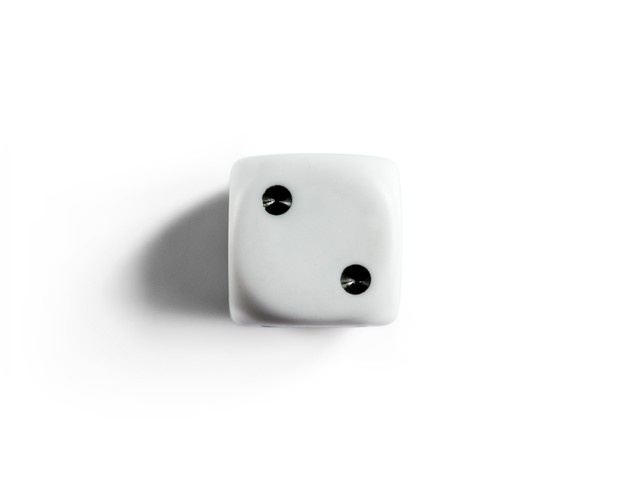
#> input picture testCode/dices/img/0.jpg, 626 x 478 px, found by its file name
$ python dices.py
#> lines starting #> are read from the running program, lines starting #| are printed output that depends on the picture; after the words box and inside, x2 and y2 are one past the last pixel; in counts of white or black regions, pixels touching at a corner belong together; long printed decimals are rounded

import cv2
import numpy as np
import matplotlib.pyplot as plt

img = cv2.imread('img/0.jpg')
#> img is the input picture: shape (478, 626, 3); mean B, G, R 243.9, 244, 243.8

rgb_img = cv2.cvtColor(img, cv2.COLOR_BGR2RGB)
plt.imshow(rgb_img)
plt.show()

gray_img = cv2.cvtColor(img, cv2.COLOR_BGR2GRAY)
plt.imshow(gray_img, cmap='gray')

# [4 lines of commented-out code are left out]

detected_edges = cv2.Canny(gray_img,9, 150, 3)
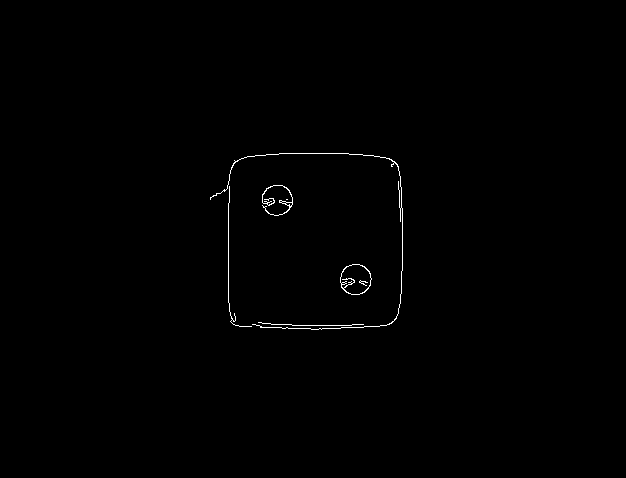
#> detected_edges: shape (478, 626); 0.4% white in thin lines or dots, all inside (x1, y1, x2, y2) = (210, 153, 403, 330)

kernel = cv2.getStructuringElement(cv2.MORPH_RECT, (9,9))

#dil = cv2.dilate(detected_edges,kernel,iterations = 1)
close = cv2.morphologyEx(detected_edges, cv2.MORPH_CLOSE, kernel, iterations=2)
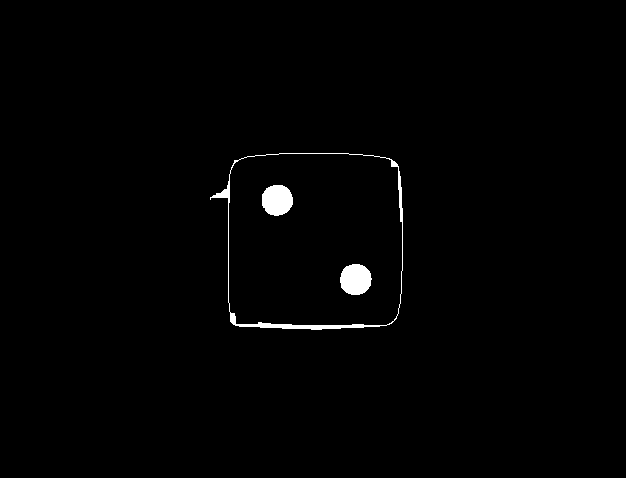
#> close: shape (478, 626); 0.98% white; 3 white regions

#close = cv2.morphologyEx(close, cv2.MORPH_OPEN, kernel)

#ret, close = cv2.threshold(close, 20, 255, cv2.THRESH_BINARY)

circles = cv2.HoughCircles(close,cv2.HOUGH_GRADIENT,1.1,20,param1=50,param2=30,minRadius=5,maxRadius=55)
#> circles = [[355.9, 278.9, 15.67], [275.6, 198.6, 15.89]]
print(circles)
#| [[[355.85     278.85      15.67    ]
#|   [275.550  198.55      15.890]]]

plt.imshow(close, cmap='gray')

circles=circles[0,:]
print(circles)
#| [[355.85     278.85      15.67    ]
#|  [275.550  198.55      15.890]]

for i in circles:
    # draw the outer circle
    cv2.circle(rgb_img,(int(i[0]),int(i[1])),int(i[2]),(0,255,0),2)
    # draw the center of the circle
    cv2.circle(rgb_img,(int(i[0]),int(i[1])),2,(0,0,255),3)
#> this loop made 2 passes
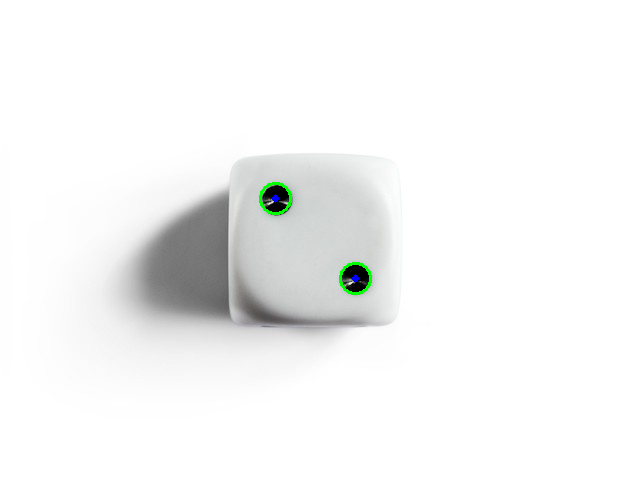
#> rgb_img: shape (478, 626, 3); mean R, G, B 243.6, 244.3, 243.8

print(len(circles))
#| 2
plt.imshow(rgb_img)
plt.show()
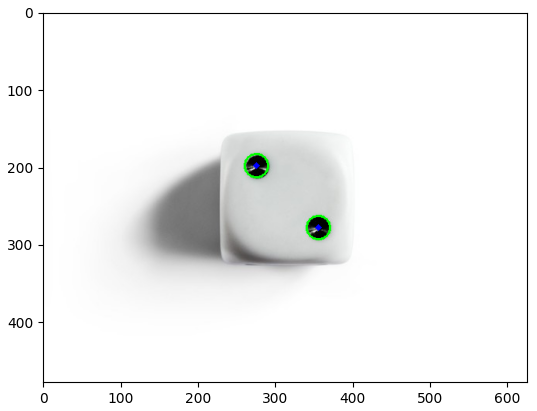
#> figure drawn by matplotlib, 1 panel

contours, hierarchy = cv2.findContours(close, cv2.RETR_EXTERNAL, cv2.CHAIN_APPROX_SIMPLE)
#> contours = 1 contour; box (x1, y1, x2, y2) and area: (210, 153, 403, 330) 29584

print(len(contours))
#| 1
print((hierarchy[0]))
#| [[-1 -1 -1 -1]]

x0, y0, w0, h0= cv2.boundingRect(contours[0])
#> x0 = 210; y0 = 153; w0 = 193; h0 = 177
cv2.rectangle(rgb_img, (x0,y0),(x0+w0,y0+h0), (0,255,0),5)
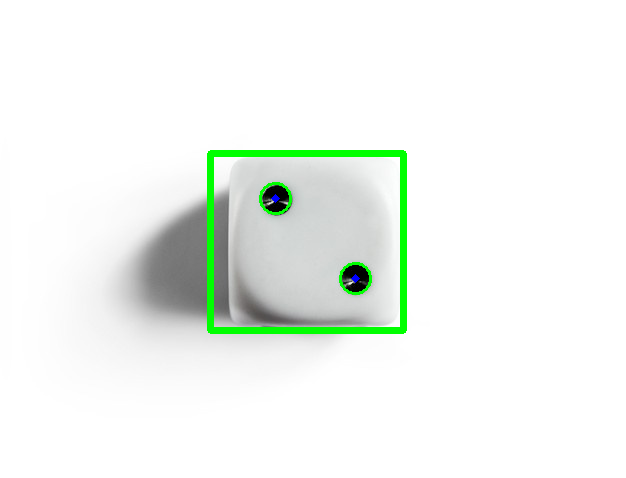
#> rgb_img: shape (478, 626, 3); 1.72% of pixels changed, all inside (x1, y1, x2, y2) = (207, 150, 407, 334)

plt.imshow(rgb_img)

dice0 = close[y0:y0+h0, x0:x0+w0]
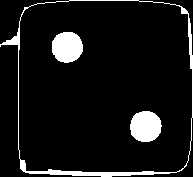
#> dice0: shape (177, 193); 8.5% white; 3 white regions, box (x1, y1, x2, y2) and area: (0, 0, 193, 177) 1361, (130, 111, 162, 142) 786, (52, 32, 83, 63) 771

plt.imshow(dice0, cmap='gray')
plt.show()


circles0 = cv2.HoughCircles(dice0,cv2.HOUGH_GRADIENT,1.3,20,param1=50,param2=30,minRadius=5,maxRadius=55)
#> circles0 = [[144.9, 126.7, 16.44], [66.95, 46.15, 15.01]]
print(len(circles0[0]))
#| 2

cv2.putText(rgb_img, f'score: {len(circles0[0])}', (x0, y0), cv2.FONT_HERSHEY_SIMPLEX, 1, (0,0,255), 2)
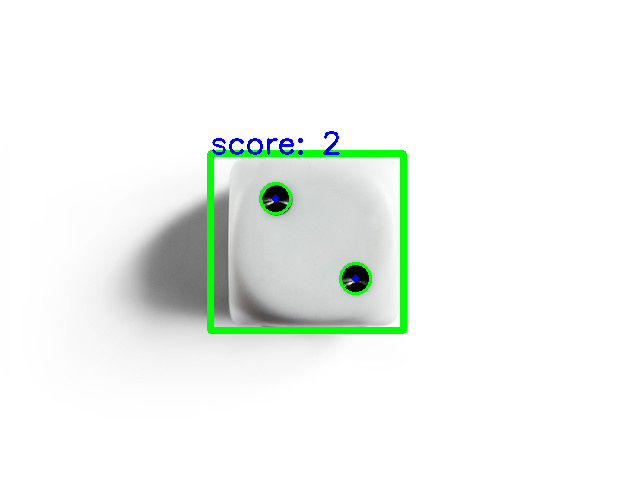
#> rgb_img: shape (478, 626, 3); 0.26% of pixels changed, all inside (x1, y1, x2, y2) = (212, 131, 340, 155)
plt.imshow(rgb_img)
plt.show()

$ run again, with testCode/dices/img/2.jpg copied over testCode/dices/img/0.jpg
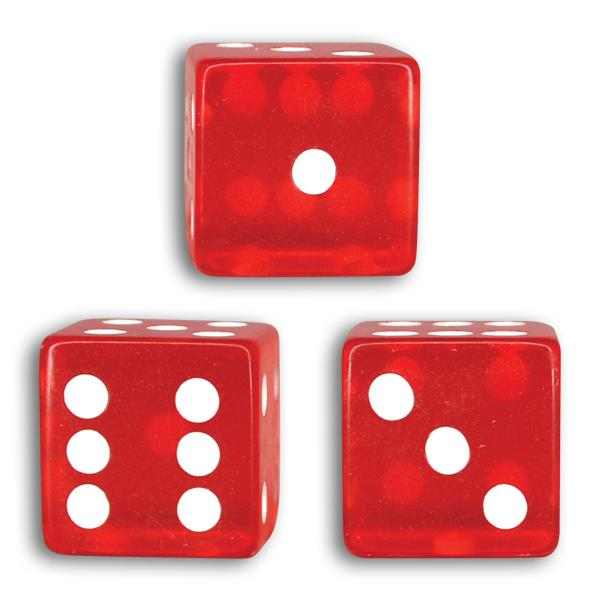
#> input picture testCode/dices/img/2.jpg, 600 x 600 px, found by its file name
#> img is the input picture: shape (600, 600, 3); mean B, G, R 167.5, 166.7, 230.6
#> `detected_edges = cv2.Canny(gray_img,9, 150, 3)`:
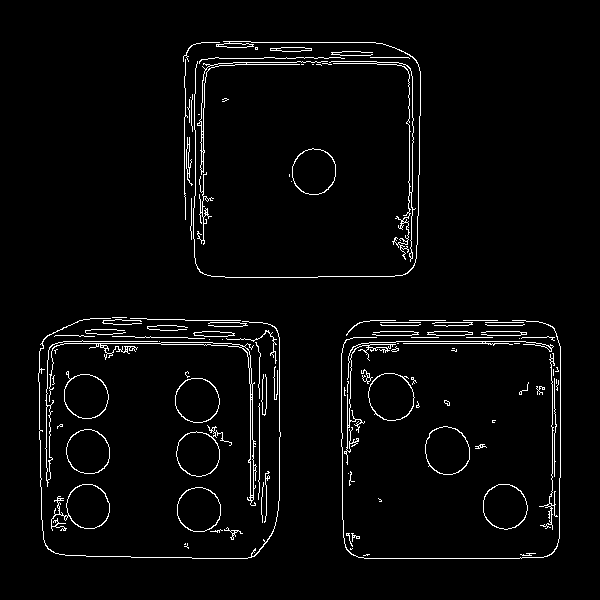
#> detected_edges: shape (600, 600); 3.2% white in thin lines or dots, all inside (x1, y1, x2, y2) = (38, 41, 561, 559)
#> close: shape (600, 600); 11.7% white; 9 white regions (3 under 20 px)
#> circles = [[198.6, 508.8, 20.84], [385.6, 396.6, 25.24], [88.55, 506.6, 21.28], [506.6, 507.7, 21.28], [87.45, 396.6, 20.84], [198.6, 396.6, 23.81], [198.6, 451.6, 22.05]]
#| [[[198.55     508.75      20.84    ]
#|   [385.550  396.550   25.24    ]
#|   [ 88.55     506.550   21.28    ]
#|   [506.550  507.650   21.28    ]
#|   [ 87.450 396.550   20.84    ]
#|   [198.55     396.550   23.810]
#> (further printed lines are left out)
#| [[198.55     508.75      20.84    ]
#|  [385.550  396.550   25.24    ]
#|  [ 88.55     506.550   21.28    ]
#|  [506.550  507.650   21.28    ]
#|  [ 87.450 396.550   20.84    ]
#|  [198.55     396.550   23.810]
#> (further printed lines are left out)
#> the loop `for i in circles:` made 7 passes
#| 7
#> contours = 3 contours; box (x1, y1, x2, y2) and area: (38, 317, 281, 559) 55622, (183, 41, 421, 278) 53824, (341, 320, 561, 559) 51218
#| 3
#| [[ 1 -1 -1 -1]
#|  [ 2  0 -1 -1]
#|  [-1  1 -1 -1]]
#> x0 = 341; y0 = 320; w0 = 220; h0 = 239
#> dice0: shape (239, 220); 22.5% white; 5 white regions (2 under 20 px), largest, box (x1, y1, x2, y2) and area: (0, 0, 220, 239) 11485, (84, 106, 146, 155) 316, (103, 80, 109, 86) 25
#> circles0 = [[104.6, 130.6, 22.16], [164.4, 186.5, 22.16], [39.65, 78.65, 30.09]]
#| 3
#> `cv2.putText(rgb_img, f'score: {len(circles0[0])}', (x0, y0), cv2.FONT_..`:
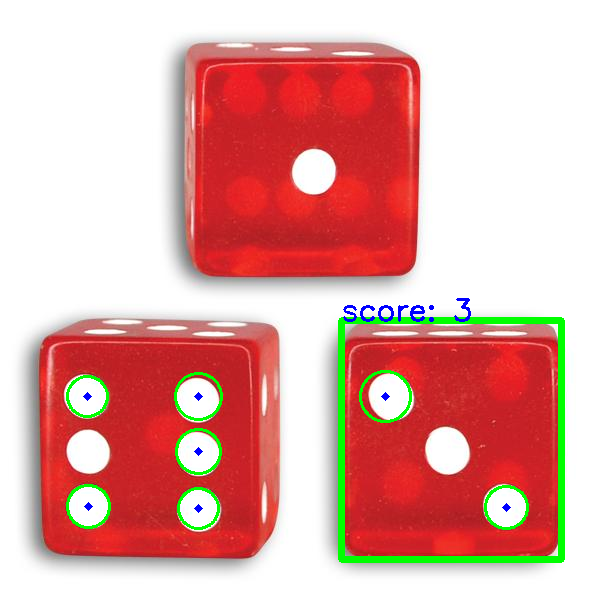
#> rgb_img: shape (600, 600, 3); mean R, G, B 224.6, 168.3, 163.4

$ run again, with testCode/dices/img/3.jpg copied over testCode/dices/img/0.jpg
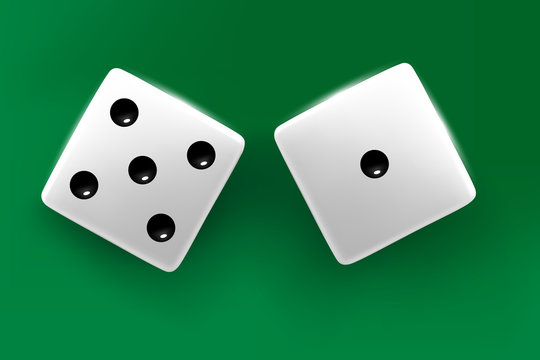
#> input picture testCode/dices/img/3.jpg, 540 x 360 px, found by its file name
#> img is the input picture: shape (360, 540, 3); mean B, G, R 89.9, 135.2, 52.7
#> `detected_edges = cv2.Canny(gray_img,9, 150, 3)`:
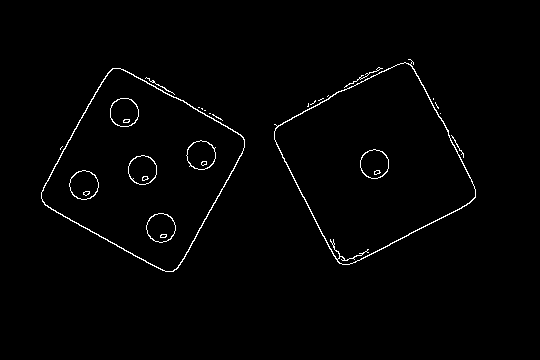
#> detected_edges: shape (360, 540); 1.3% white in thin lines or dots, all inside (x1, y1, x2, y2) = (41, 59, 476, 272)
#> close: shape (360, 540); 3.3% white; 7 white regions
#> circles = [[374.6, 165.6, 13.36]]
#| [[[374.550 165.55     13.36   ]]]
#| [[374.550 165.55     13.36   ]]
#> the loop `for i in circles:` made 1 pass
#| 1
#> contours = 2 contours; box (x1, y1, x2, y2) and area: (274, 59, 476, 265) 25110, (41, 68, 245, 272) 24885
#| 2
#| [[ 1 -1 -1 -1]
#|  [-1  0 -1 -1]]
#> x0 = 41; y0 = 68; w0 = 204
#> dice0: shape (204, 204); 10.3% white; 5 white regions, box (x1, y1, x2, y2) and area: (0, 0, 204, 204) 2300, (145, 72, 175, 102) 741, (105, 145, 135, 175) 430, (69, 30, 98, 59) 413, (87, 87, 116, 117) 404
#> circles0 = [[82.55, 43.55, 14.75], [118.9, 159.2, 14.75]]
#| 2
#> `cv2.putText(rgb_img, f'score: {len(circles0[0])}', (x0, y0), cv2.FONT_..`:
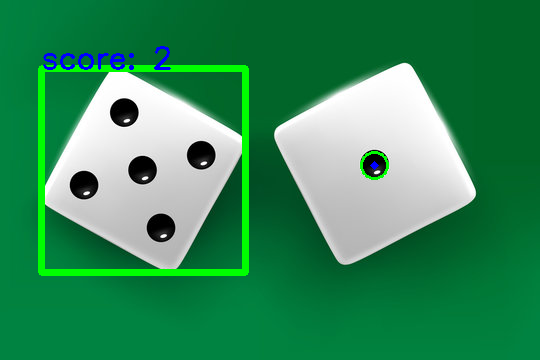
#> rgb_img: shape (360, 540, 3); mean R, G, B 52.4, 139, 89.2
